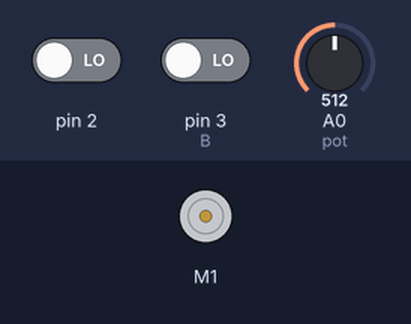
Recording of a sketch running on a simulated Arduino Uno, built with avr-gcc and run on an emulated ATmega328P. Parts: DC motor (green arrow = forward, orange = backward, longer = faster). The test bench sets the inputs (shaded band); at power-on: A0 (pot) = 512, pin 2 LOW, pin 3 (B) LOW.

Above: at 1.2 s.
1.3 s: A0 (pot) set to 716
At 1.45 s:
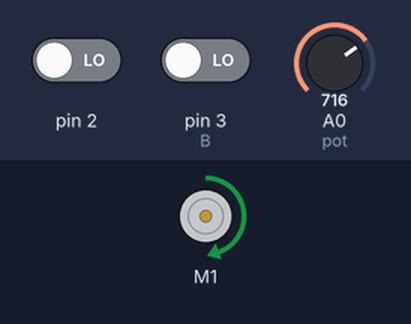
4.3 s: A0 (pot) set to 306
At 6.2 s:
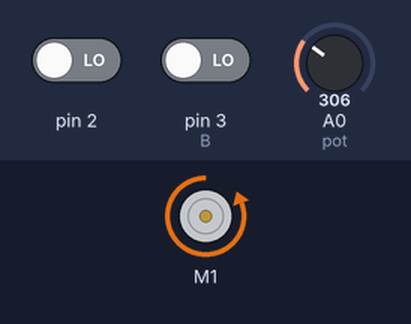
7.3 s: A0 (pot) set to 545
10.3 s: A0 (pot) set to 559
At 11.27 s:
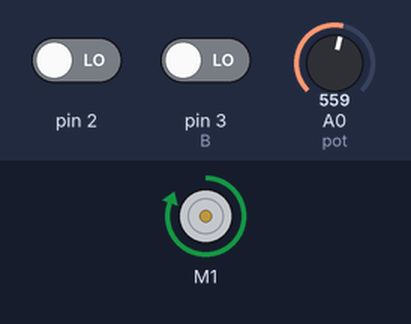
13.3 s: pin 2 driven HIGH
At 14.87 s:
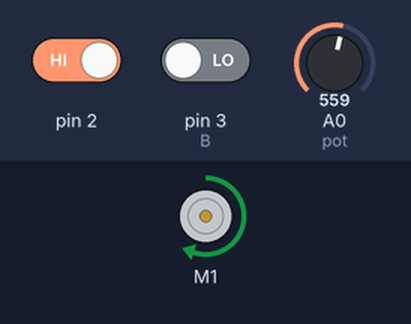
16.3 s: A0 (pot) set to 714
19.3 s: A0 (pot) set to 738
Timing chart, 0 to 21.8 s (numbered marks = the images above; inputs shaded):
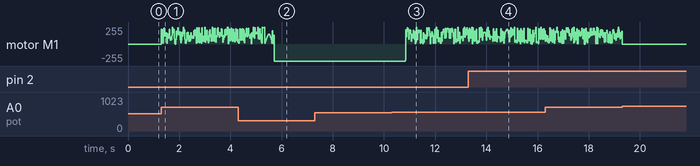

The sketch:

main.ino
```cpp
#include <Wire.h>
#include <Adafruit_MotorShield.h>
#include <TimerOne.h>

Adafruit_MotorShield AFMS = Adafruit_MotorShield();
Adafruit_DCMotor *motor = AFMS.getMotor(1);

int pot = A0;
int A = 2;
int B = 3;

// #define DEBUG

volatile unsigned long lasttime = 0;
volatile unsigned long curtime = 0;
volatile unsigned long pulsetime = 0;

// motor variables
volatile int mdir = 1;
volatile int mpos = 0;
int setpos = 100;
int mspeed = 0; // set speed
float mvel = 0; // measured velocity
int merr = 0; // motor position error

// pendulum variables
// #define deg90 = 688;
// #define deg0 439 // with 5V ADC reference and supply
// #define degmin90 = 198;
// #define kP M_PI/4.0*(1.0/(deg90 - deg0) + 1.0/(deg0 - degmin90))
#define kP .00641 // ADC to rad
#define kPosF 0.00013 // .00641*.2
// #define kPosF 0 // .00641*.2

// loop variables
static unsigned long lspeedtime = 0;
static unsigned long curspeedtime = 0;

// control variables
int drivedir = 0;
#define T .001 // sec
volatile float thetak = 0;
volatile float thetak1 = 0;
volatile float Voutk = 0;
volatile float Voutk1 = 0;
volatile int mposk1 = 0;

float posFb = 0.0;

#define kMotDAC 21.25

// K (series compensator)
// float kZero = exp(-15.0*T);
// float kPole = exp(-1.0*T);
// float kD = 15.0/1.0*((1.0 - kZero)/(1.0 - kPole)); // Kc = 1

void Aevent() {
  if (digitalRead(B) == HIGH) {
    mdir = -1;
    mpos--;
  } else {
    mdir = 1;
    mpos++;
  }
}

void Bevent() {
  curtime = micros();
  if (curtime > lasttime)
    pulsetime = curtime - lasttime;

  lasttime = curtime;
}

float theta0 = 0;
volatile int mposk = 0;

void control()
{
  mposk = mpos;
  posFb = mposk*kPosF; // kPosF determined by matlab
  if (pulsetime)
    mvel = mdir*1.0/((float)(pulsetime*32e-6))*0.016;
  thetak = analogRead(pot)*kP - theta0;

  Voutk = Voutk1*.99970004 + 7857.1779*(thetak - .99203191*thetak1) + posFb - .5*mvel;

  drivedir = Voutk < 0? BACKWARD : FORWARD;
  // Voutk = Voutk > 12? 12 : Voutk;

  thetak1 = thetak;
  Voutk1 = Voutk;
  mposk1 = mposk;
}

void setup() {
  // reset things
  mpos = 0;
  // theta0 = 3.26908;
  theta0 = analogRead(pot)*kP;
  #ifdef DEBUG
    Serial.begin(115200);
  #endif

  AFMS.begin();

  attachInterrupt(0, Aevent, RISING);
  attachInterrupt(1, Bevent, CHANGE);

  Timer1.initialize((int)(T*1e6));
  Timer1.attachInterrupt(control);
}

#ifdef DEBUG
  static unsigned long lastprint = 0;
  static unsigned long curprint = 0;
#endif

float driveV = 0;
unsigned int STOP = 0;

void loop() {
  #ifdef DEBUG
    curprint = millis();
    if (curprint - lastprint > 100) {
      Serial.print("Angle: ");
      Serial.print(thetak*10000);
      Serial.print(" Pos: ");
      Serial.print(mpos);
      Serial.print(" Vout: ");
      Serial.println(Voutk);
      lastprint = curprint;
    }
  #endif
  if ((thetak > 1.4 || thetak < -1.4) && (thetak1 > 1.4 || thetak1 < -1.4)) { // about 90deg (current and last)
    STOP = 1;
    motor->setSpeed(0);
    motor->run(RELEASE);
  }
  if (STOP == 0) {
    driveV = Voutk > 12? 12 : Voutk;
    driveV = Voutk < -12? -12 : Voutk;
    motor->setSpeed((int)(fabsf(driveV)*kMotDAC));
    motor->run(drivedir);
  }
}
```

Measured:
- the behaviour switches between 558 and 559 on A0 (pot) (found by bisection; images 2 and 3)
- after the input at 7.3 s, every drawn part: stays the same
